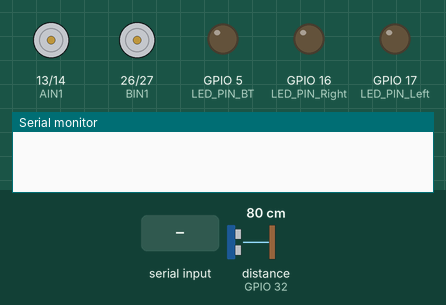
Simulated run of this program. Board: ESP32. On the bench: motor-driver pin pairs drawn as motors (green arrow = first pin HIGH = forward, orange = second pin HIGH = backward, longer = more drive, scaled by the enable pin), output pins drawn as LEDs (lit = HIGH), the last lines printed to the serial monitor. Wiring (inferred from the names in the program): ultrasonic range finder: trigger GPIO 33; echo GPIO 32. The test bench sets the inputs (shaded band); at power-on: distance to the obstacle (sensor on GPIO 32) 80 cm. The echo pulse lasts 58.3 µs per cm; nothing arrives over Bluetooth unless stated; pins used as bus, display or sensor lines are not drawn.

Above: at 1.2 s.
1.3 s: "e" received over the second serial link
At 2.5 s:
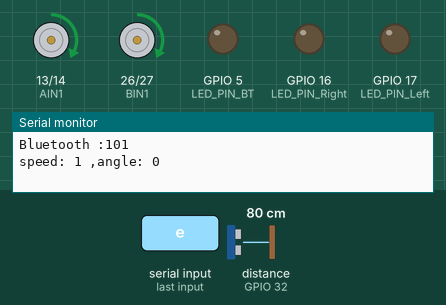
2.8 s: "x" received over the second serial link
At 3.8 s:
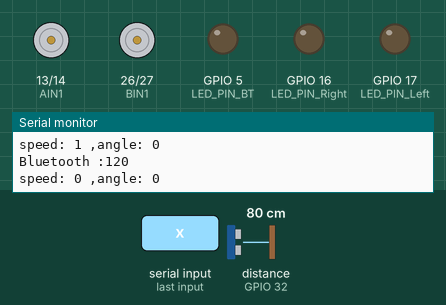
4.3 s: "d" received over the second serial link
At 4.8 s:
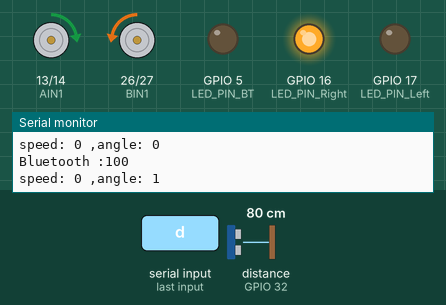
5.8 s: "x" received over the second serial link
At 7.0 s:
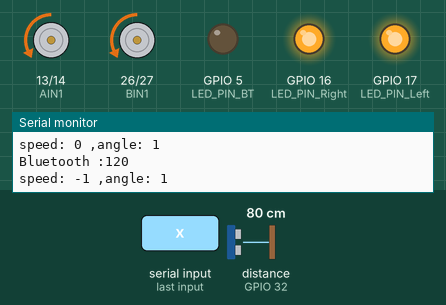
7.3 s: "i" received over the second serial link
At 8.4 s:
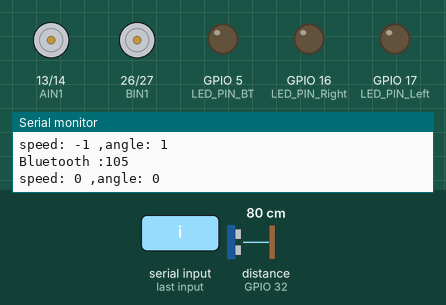
8.8 s: "s" received over the second serial link
At 9.4 s:
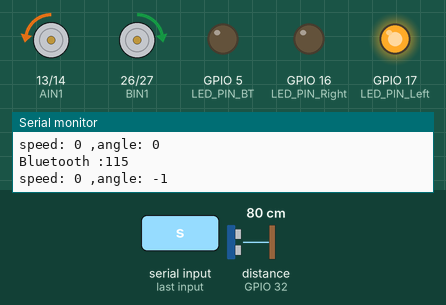
Timing chart, 0 to 11.3 s (numbered marks = the images above; inputs shaded):
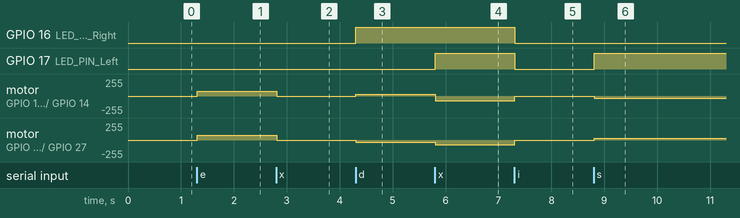

Measured:
- after the input at 1.3 s, motor on GPIO 13 (AIN1) / GPIO 14 (AIN2), motor on GPIO 26 (BIN1) / GPIO 27 (BIN2): stopped → forward 70/255 at once
- after the input at 2.8 s, motor on GPIO 13 (AIN1) / GPIO 14 (AIN2), motor on GPIO 26 (BIN1) / GPIO 27 (BIN2): forward 70/255 → stopped at once
- after the input at 4.3 s, GPIO 16 (LED_PIN_Right): LOW → HIGH at once; motor on GPIO 13 (AIN1) / GPIO 14 (AIN2): stopped → forward 30/255 at once; motor on GPIO 26 (BIN1) / GPIO 27 (BIN2): stopped → backward 30/255 at once
- after the input at 5.8 s, GPIO 17 (LED_PIN_Left): LOW → HIGH at once; motor on GPIO 13 (AIN1) / GPIO 14 (AIN2): forward 30/255 → backward 70/255 at once; motor on GPIO 26 (BIN1) / GPIO 27 (BIN2): backward 30/255 → backward 70/255 at once
- after the input at 7.3 s, GPIO 16 (LED_PIN_Right), GPIO 17 (LED_PIN_Left): HIGH → LOW at once; motor on GPIO 13 (AIN1) / GPIO 14 (AIN2), motor on GPIO 26 (BIN1) / GPIO 27 (BIN2): backward 70/255 → stopped at once
- after the input at 8.8 s, GPIO 17 (LED_PIN_Left): LOW → HIGH at once; motor on GPIO 13 (AIN1) / GPIO 14 (AIN2): stopped → backward 30/255 at once; motor on GPIO 26 (BIN1) / GPIO 27 (BIN2): stopped → forward 30/255 at once

The program:

main.cpp
```cpp
#include <Arduino.h>
#include <BluetoothSerial.h>
// ESP32
#define AIN1 13               // TB6612のAIN1
#define AIN2 14               // TB6612のAIN2
#define PWMA 12               // TB6612のPWMA
#define BIN1 26               // TB6612のBIN1
#define BIN2 27               // TB6612のBIN2
#define PWMB 25               // TB6612のPWMB
#define ECHO 32               // HC-SR04のECHO
#define TRIG 33               // HC-SR04のTRIG
#define LEDC_CHANNEL_A 6      // PWMのチャンネルA
#define LEDC_CHANNEL_B 7      // PWMのチャンネルB
#define LEDC_BASE_FREQ 10000  // PWMの周波数
#define MAX_SPEED 3           // 速度の最大値
#define MIN_SPEED -1          // 速度の最小値
#define ANGLE_MAX 1           // 角度の最大値
#define ANGLE_MIN -1          // 角度の最小値
#define MAX_WAIT 20000        // pulseIn関数のタイムアウト値
#define MIN_DIST 0.2          // 障害物までの最小距離
#define LED_PIN_BT 5          // Bluetooth接続確認用LED
#define LED_PIN_Right 16      // ロボカーの右LED
#define LED_PIN_Left 17       // ロボカーの左LED
// Bluetoothシリアルに付ける名前
const char *btname = "ESP32Car";
// 速度・角度・距離を保存するグローバル変数
int speed = 0;
int angle = 0;
double dist;
// Bluetoothシリアルに対応するグローバル変数
BluetoothSerial SerialBT;

void read_bt(){
  // Bluetoothシリアルから文字を受信しているかどうかを判断する
  if (SerialBT.available()){
    digitalWrite(LED_PIN_BT, HIGH);
    // Bluetoothシリアルから1文字読み込む
    int ch = SerialBT.read();
    Serial.print("Bluetooth :");
    Serial.println(ch);
    if (ch == 'e'){
      // speedがMAX_SPEEDより小さければ1増やす
      if (speed < MAX_SPEED){
        speed++;
      }
    }
    // 文字がxのとき
    else if (ch == 'x'){
      // speedがMIN_SPEEDより大きければ1減らす
      if (speed > MIN_SPEED){
        speed--;
      }
    }
    // 文字がdのとき
    else if (ch == 'd'){
      // angleがANGLE_MAXより小さければ1増やす(ハンドルを右にきる)
      if (angle < ANGLE_MAX){
        angle++;
      }
    }
    // 文字がsのとき
    else if (ch == 's'){
      // angleがANGLE_MAXより大きければ1減らす(ハンドルを左にきる)
      if (angle > ANGLE_MIN){
        angle--;
      }
    }
    // 文字がiのとき
    else if (ch == 'i'){
      // モーターを止め，ハンドルを中心に戻す
      speed = 0;
      angle = 0;
    }
    Serial.print("speed: ");
    Serial.print(speed);
    Serial.print(" ,");
    Serial.print("angle: ");
    Serial.println(angle);
  }
  digitalWrite(LED_PIN_BT, LOW);
}

void read_distance(){
  // 超音波を10マイクロ秒出力
  digitalWrite(TRIG, HIGH);
  delayMicroseconds(10);
  digitalWrite(TRIG,LOW);
  // 反射した超音波を受信するまでの時間を図る
  double time = pulseIn(ECHO, HIGH, MAX_WAIT);
  // タイム・アウトした場合はMAX_wAITだけ時間がかかったことにする
  if (time == 0){
    time = MAX_WAIT;
  }
  // 距離を求める
  dist = (time / 1000 / 1000) / 2 * 340;
  //Serial.print("Distance: ");
  //Serial.println(dist);
}

void operate_motor(){
  // speedがプラスで，障害物までの距離がMIN_DISTより大きい場合
  if (speed > 0 && dist > MIN_DIST){
    digitalWrite(AIN1,HIGH);
    digitalWrite(AIN2,LOW);
    digitalWrite(BIN1,HIGH);
    digitalWrite(BIN2,LOW);
    digitalWrite(LED_PIN_Right,LOW);
    digitalWrite(LED_PIN_Left,LOW);
  }
  // speedがマイナスの場合
  else if(speed < 0){
    digitalWrite(AIN1,LOW);
    digitalWrite(AIN2,HIGH);
    digitalWrite(BIN1,LOW);
    digitalWrite(BIN2,HIGH);
    digitalWrite(LED_PIN_Right,HIGH);
    digitalWrite(LED_PIN_Left,HIGH);
  }
  // angleがプラスの場合
  else if(angle > 0 && dist > MIN_DIST - 0.1){
    digitalWrite(AIN1,HIGH);
    digitalWrite(AIN2,LOW);
    digitalWrite(BIN1,LOW);
    digitalWrite(BIN2,HIGH);
    digitalWrite(LED_PIN_Right,HIGH);
    digitalWrite(LED_PIN_Left,LOW);
  }
  // angleがマイナスの場合
  else if(angle < 0 && dist > MIN_DIST  - 0.1){
    digitalWrite(AIN1,LOW);
    digitalWrite(AIN2,HIGH);
    digitalWrite(BIN1,HIGH);
    digitalWrite(BIN2,LOW);
    digitalWrite(LED_PIN_Right,LOW);
    digitalWrite(LED_PIN_Left,HIGH);
  }
  else{
    // モーターを止める
    speed = 0;
    digitalWrite(AIN1,LOW);
    digitalWrite(AIN2,LOW);
    digitalWrite(BIN1,LOW);
    digitalWrite(BIN2,LOW);
    digitalWrite(LED_PIN_Right,LOW);
    digitalWrite(LED_PIN_Left,LOW);
  }
  // モーターの回転速度を決める
  ledcWrite(LEDC_CHANNEL_A, 30 + 40 * abs(speed));
  ledcWrite(LEDC_CHANNEL_B, 30 + 40 * abs(speed));
}
void setup() {
  // Bluetoothシリアルの初期化
  SerialBT.begin(btname);
  Serial.begin(9600);
  // PWMの初期化
  ledcSetup(LEDC_CHANNEL_A, LEDC_BASE_FREQ, 8);
  ledcSetup(LEDC_CHANNEL_B, LEDC_BASE_FREQ, 8);
  ledcAttachPin(PWMA, LEDC_CHANNEL_A);
  ledcAttachPin(PWMB, LEDC_CHANNEL_B);
  // GPIOピンの初期化
  pinMode(AIN1,OUTPUT);
  pinMode(AIN2,OUTPUT);
  pinMode(BIN1,OUTPUT);
  pinMode(BIN2,OUTPUT);
  pinMode(PWMA,OUTPUT);
  pinMode(PWMB,OUTPUT);
  pinMode(TRIG, OUTPUT);
  pinMode(ECHO, INPUT);
  pinMode(LED_PIN_BT, OUTPUT);
  pinMode(LED_PIN_Right, OUTPUT);
  pinMode(LED_PIN_Left, OUTPUT);
}
void loop() {
  // Bluetoothシリアルから文字を読み込んで処理する
  read_bt();
  // 障害物までの距離を測定する
  read_distance();
  // モーターを操作する
  operate_motor();
}
```
